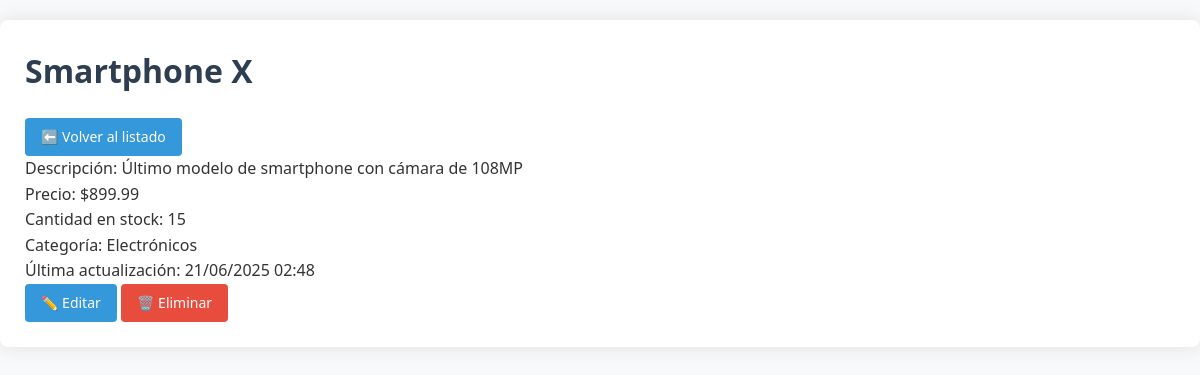
The page /ver.php?id=1 on the database its author committed.
### tables this page shows
CREATE TABLE IF NOT EXISTS productos (
    id INT AUTO_INCREMENT PRIMARY KEY,
    nombre VARCHAR(100) NOT NULL,
    descripcion TEXT,
    precio DECIMAL(10,2) NOT NULL,
    cantidad INT NOT NULL DEFAULT 0,
    categoria_id INT NULL,
    fecha_creacion TIMESTAMP DEFAULT CURRENT_TIMESTAMP,
    fecha_actualizacion TIMESTAMP DEFAULT CURRENT_TIMESTAMP ON UPDATE CURRENT_TIMESTAMP,
    FOREIGN KEY (categoria_id) REFERENCES categorias(id) ON DELETE SET NULL,
    INDEX (nombre),
    INDEX (categoria_id)
);

CREATE TABLE IF NOT EXISTS categorias (
    id INT AUTO_INCREMENT PRIMARY KEY,
    nombre VARCHAR(50) NOT NULL,
    descripcion TEXT,
    fecha_creacion TIMESTAMP DEFAULT CURRENT_TIMESTAMP,
    fecha_actualizacion TIMESTAMP DEFAULT CURRENT_TIMESTAMP ON UPDATE CURRENT_TIMESTAMP,
    UNIQUE KEY (nombre)
);

### includes/functions.php (called while the page is built, shortened)
<?php
function formatCurrency($amount) {
    return '$' . number_format($amount, 2);
}
?>

### ver.php (the view, shortened to what this page needs)
<?php
require_once 'includes/functions.php';
$db = new Database();
$conn = $db->getConnection();
$id = intval($_GET['id']);
$stmt = $conn->prepare("SELECT p.*, c.nombre as categoria_nombre
                       FROM productos p
                       LEFT JOIN categorias c ON p.categoria_id = c.id
                       WHERE p.id = ?");
$stmt->execute([$id]);
$producto = $stmt->fetch(PDO::FETCH_ASSOC);
?>
<!DOCTYPE html>
<html lang="es">
<head>
    <link rel="stylesheet" href="assets/css/style.css">
</head>
<body>
    <div class="container">
        <h1><?= htmlspecialchars($producto['nombre']) ?></h1>
        <a href="index.php" class="btn">⬅️ Volver al listado</a>
        <div class="product-details">
            <div class="detail-row">
                <span class="detail-label">Descripción:</span>
                <span class="detail-value"><?= $producto['descripcion'] ? nl2br(htmlspecialchars($producto['descripcion'])) : 'N/A' ?></span>
            </div>
            <div class="detail-row">
                <span class="detail-label">Precio:</span>
                <span class="detail-value"><?= formatCurrency($producto['precio']) ?></span>
            </div>
            <div class="detail-row">
                <span class="detail-label">Cantidad en stock:</span>
                <span class="detail-value <?= $producto['cantidad'] < STOCK_MINIMO ? 'stock-bajo' : '' ?>">
                    <?= $producto['cantidad'] ?>
                </span>
            </div>
            <div class="detail-row">
                <span class="detail-label">Categoría:</span>
                <span class="detail-value"><?= htmlspecialchars($producto['categoria_nombre'] ?? 'N/A') ?></span>
            </div>
            <div class="detail-row">
                <span class="detail-label">Última actualización:</span>
                <span class="detail-value"><?= date('d/m/Y H:i', strtotime($producto['fecha_actualizacion'])) ?></span>
            </div>
        </div>
        <div class="action-buttons">
            <a href="editar.php?id=<?= $producto['id'] ?>" class="btn">✏️ Editar</a>
            <a href="eliminar.php?id=<?= $producto['id'] ?>" class="btn danger"
               onclick="return confirm('¿Estás seguro de eliminar este producto?')">🗑️ Eliminar</a>
        </div>
    </div>
</body>
</html>

### assets/css/style.css (style rules this page uses)
body { font-family: 'Segoe UI', Tahoma, Geneva, Verdana, sans-serif; line-height: 1.6; margin: 0; padding: 0; background-color: #f8f9fa; color: #333; }
.container { max-width: 1200px; margin: 20px auto; background: #fff; padding: 25px; border-radius: 8px; box-shadow: 0 0 20px rgba(0, 0, 0, 0.1); }
h1, h2, h3 { color: #2c3e50; margin-top: 0; }
.btn { display: inline-block; padding: 8px 16px; background: #3498db; color: white; text-decoration: none; border-radius: 4px; border: none; cursor: pointer; font-size: 14px; transition: background 0.3s; }
.btn.danger { background: #e74c3c; }

### rows shown on the page
productos: nombre "Smartphone X", descripcion "Último modelo de smartphone con cámara de 108MP", precio "$899.99", cantidad "15", categoria.nombre "Electrónicos", fecha_actualizacion "21/06/2025 02:48"
